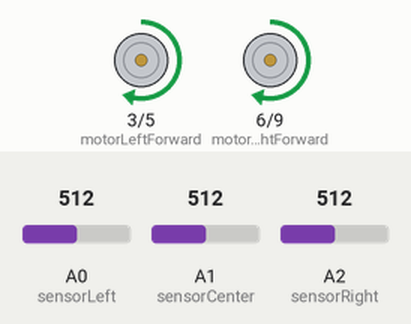
Recording of a program running on a simulated Arduino Uno, built with avr-gcc and run on an emulated ATmega328P. Shown: motor-driver pin pairs drawn as motors (green arrow = first pin HIGH = forward, orange = second pin HIGH = backward, longer = more drive). Inputs (shaded band) come from the test bench; at power-on: A2 (sensorRight) = 512, A0 (sensorLeft) = 512, A1 (sensorCenter) = 512.

Above: at 1.2 s.
1.3 s: A2 (sensorRight) set to 716
At 2.5 s:
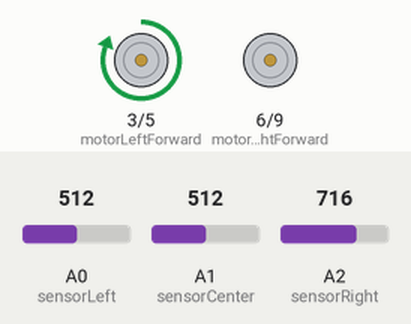
2.8 s: A2 (sensorRight) set to 673
4.3 s: A2 (sensorRight) set to 651
At 4.8 s:
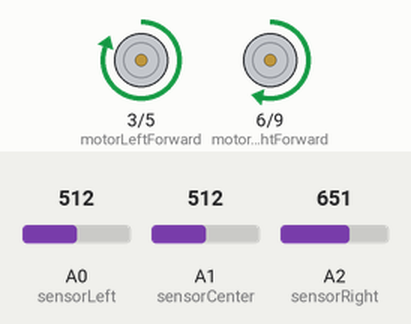
5.8 s: A2 (sensorRight) set to 511
At 7.1 s:
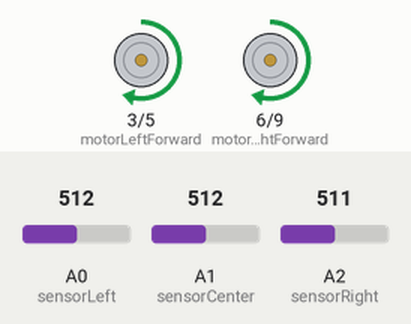
Timing chart, 0 to 8.3 s (numbered marks = the images above; inputs shaded):
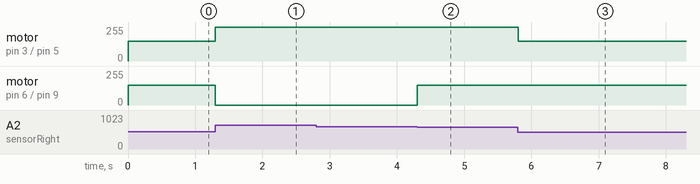

The program:

main.cpp
```cpp
#include <Arduino.h>
#include <PID_v1.h>

// Định nghĩa các chân kết nối cảm biến
const int sensorLeft = A0;
const int sensorCenter = A1;
const int sensorRight = A2;

// Định nghĩa các chân điều khiển động cơ
const int motorLeftForward = 3;
const int motorLeftBackward = 5;
const int motorRightForward = 6;
const int motorRightBackward = 9;

// Biến PID
double setPoint, input, output;
double Kp = 1.0, Ki = 0.0, Kd = 0.0;

// Khởi tạo PID
PID myPID(&input, &output, &setPoint, Kp, Ki, Kd, DIRECT);

// Khai báo hàm motorControl trước
void motorControl(double pidOutput);

void setup() {
  // Khởi tạo các chân cảm biến
  pinMode(sensorLeft, INPUT);
  pinMode(sensorCenter, INPUT);
  pinMode(sensorRight, INPUT);

  // Khởi tạo các chân động cơ
  pinMode(motorLeftForward, OUTPUT);
  pinMode(motorLeftBackward, OUTPUT);
  pinMode(motorRightForward, OUTPUT);
  pinMode(motorRightBackward, OUTPUT);

  // Thiết lập setPoint cho PID
  setPoint = 0;

  // Kích hoạt PID
  myPID.SetMode(AUTOMATIC);
}

void loop() {
  // Đọc giá trị cảm biến
  int sensorLeftValue = analogRead(sensorLeft);
  int sensorCenterValue = analogRead(sensorCenter); // Giá trị này hiện tại không được sử dụng, có thể bỏ qua hoặc sử dụng sau
  int sensorRightValue = analogRead(sensorRight);

  // Tính toán lỗi (error)
  input = (sensorLeftValue - sensorRightValue);

  // Tính toán đầu ra PID
  myPID.Compute();

  // Điều khiển động cơ dựa trên giá trị output của PID
  motorControl(output);
}

void motorControl(double pidOutput) {
  int baseSpeed = 150; // Tốc độ cơ bản của động cơ
  int leftSpeed = baseSpeed + pidOutput;
  int rightSpeed = baseSpeed - pidOutput;

  // Giới hạn giá trị tốc độ từ 0 đến 255
  leftSpeed = constrain(leftSpeed, 0, 255);
  rightSpeed = constrain(rightSpeed, 0, 255);

  // Điều khiển động cơ trái
  if (leftSpeed >= 0) {
    analogWrite(motorLeftForward, leftSpeed);
    analogWrite(motorLeftBackward, 0);
  } else {
    analogWrite(motorLeftForward, 0);
    analogWrite(motorLeftBackward, -leftSpeed);
  }

  // Điều khiển động cơ phải
  if (rightSpeed >= 0) {
    analogWrite(motorRightForward, rightSpeed);
    analogWrite(motorRightBackward, 0);
  } else {
    analogWrite(motorRightForward, 0);
    analogWrite(motorRightBackward, -rightSpeed);
  }
}
```

Measured:
- the behaviour switches between 662 and 661 on A2 (sensorRight) (found by bisection; images 1 and 2)
- after the input at 1.3 s, motor on pin 3 (motorLeftForward) / pin 5 (motorLeftBackward): forward 150/255 → forward 255/255 at once; motor on pin 6 (motorRightForward) / pin 9 (motorRightBackward): forward 150/255 → stopped at once
- after the input at 2.8 s, every drawn part: stays the same
- after the input at 4.3 s, motor on pin 6 (motorRightForward) / pin 9 (motorRightBackward): stopped → forward 150/255 at once
- after the input at 5.8 s, motor on pin 3 (motorLeftForward) / pin 5 (motorLeftBackward): forward 255/255 → forward 150/255 at once
